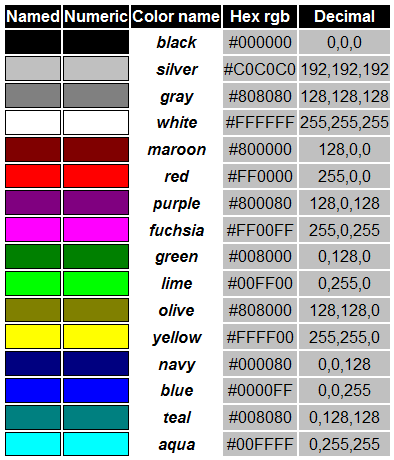
#> input picture hex_rgb.png, 394 x 460 px, given in place of the camera
$ python object_detection.py   (older library calls are emulated)
#> lines starting #> are read from the running program, lines starting #| are printed output that depends on the picture; after the words box and inside, x2 and y2 are one past the last pixel; in counts of white or black regions, pixels touching at a corner belong together

import cv2
import imutils
import numpy as np
from collections import deque
import time
import math

# Define HSV colour range for black colour objects
blackLower = (0, 0, 0)
blackUpper = (52, 42, 60)

# Used in deque structure to store no. of given buffer points
buffer = 35

# Points deque structure storing 'buffer' no. of object coordinates
pts = deque(maxlen=buffer)

# Start video capture
video_capture = cv2.VideoCapture(0)

# Sleep for 2 seconds to let camera initialize properly.
time.sleep(2)

# Loop until OpenCV window is not closed
while True:
    # Store the readed frame in frame, ret defines return value
    ret, frame = video_capture.read()
#> frame is the input picture: shape (460, 394, 3); mean B, G, R 168.5, 168.3, 168.3
    # Flip the frame to avoid mirroring effect
    frame = cv2.flip(frame, 1)
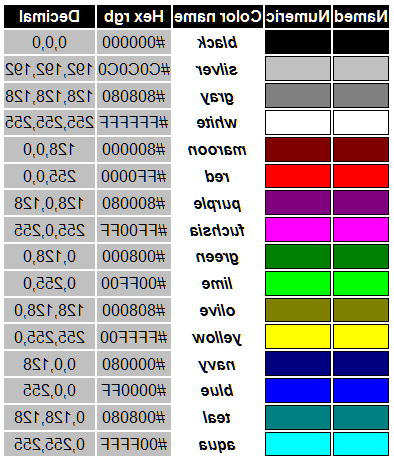
#> frame: shape (460, 394, 3); mean B, G, R 168.5, 168.3, 168.3
    # Resize the given frame to a 600*600 window
    frame = imutils.resize(frame, width=600)
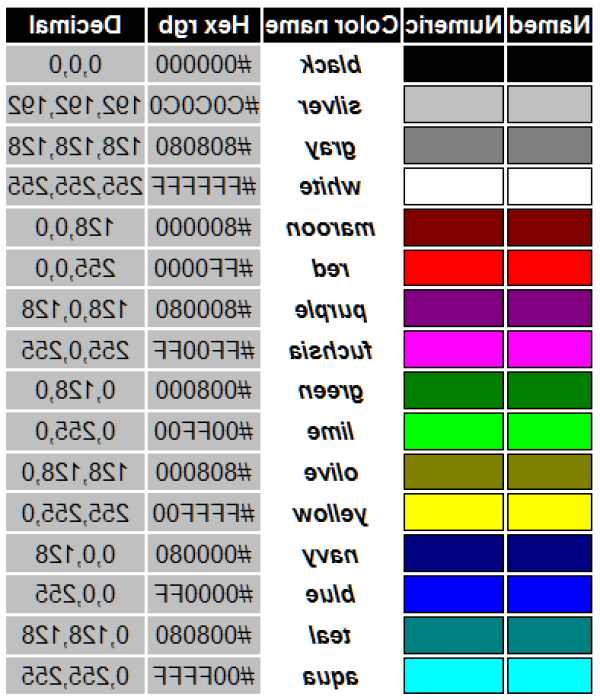
#> frame: shape (700, 600, 3); mean B, G, R 168.4, 168.3, 168.3
    # Blur the frame using Gaussian Filter of kernel size 5, to remove excessivve noise
    blurred_frame = cv2.GaussianBlur(frame, (5, 5), 0)
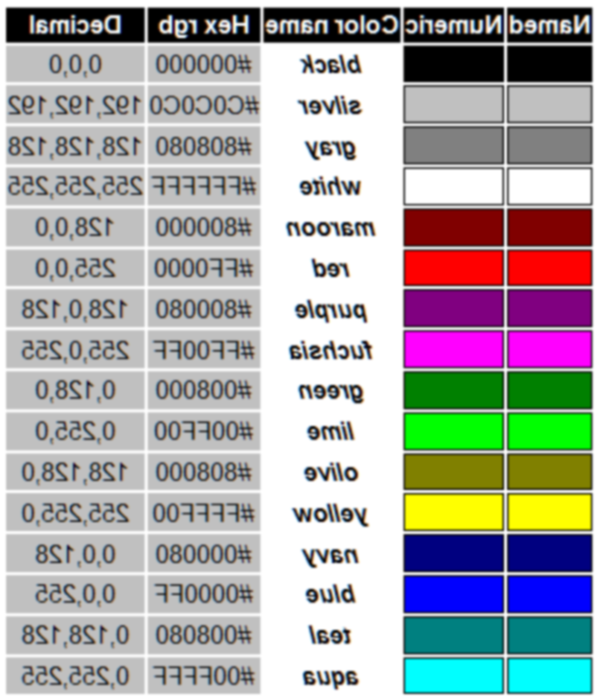
#> blurred_frame: shape (700, 600, 3); mean B, G, R 168.4, 168.3, 168.3
    # Convert the frame to HSV, as HSV allow better segmentation.
    hsv_converted_frame = cv2.cvtColor(blurred_frame, cv2.COLOR_BGR2HSV)
#> hsv_converted_frame: shape (700, 600, 3); mean H, S, V 31.3, 57.5, 187.9

    # Create a mask for the frame, showing green values
    mask = cv2.inRange(hsv_converted_frame, blackLower, blackUpper)
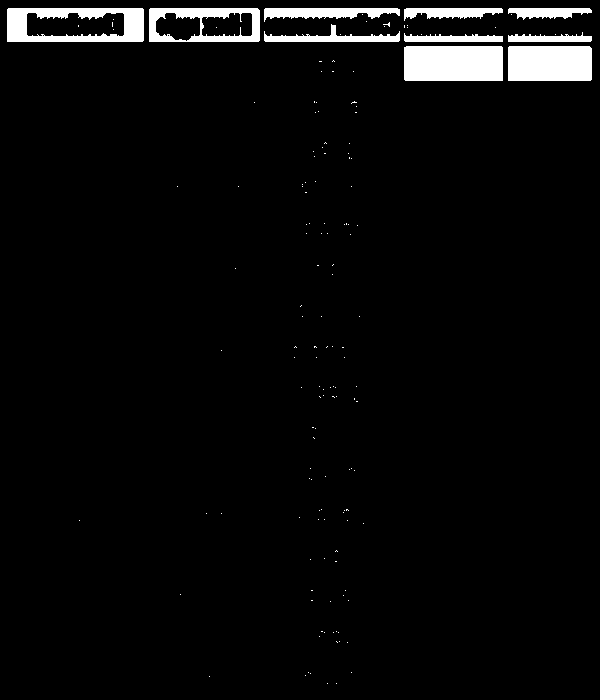
#> mask: shape (700, 600); 3.8% white; 148 white regions (138 under 20 px), largest, box (x1, y1, x2, y2) and area: (404, 46, 503, 81) 3461, (508, 46, 592, 81) 2935, (7, 8, 144, 42) 2762
    # Erode the masked output to delete small white dots present in the masked image
    mask = cv2.erode(mask, None, iterations=2)
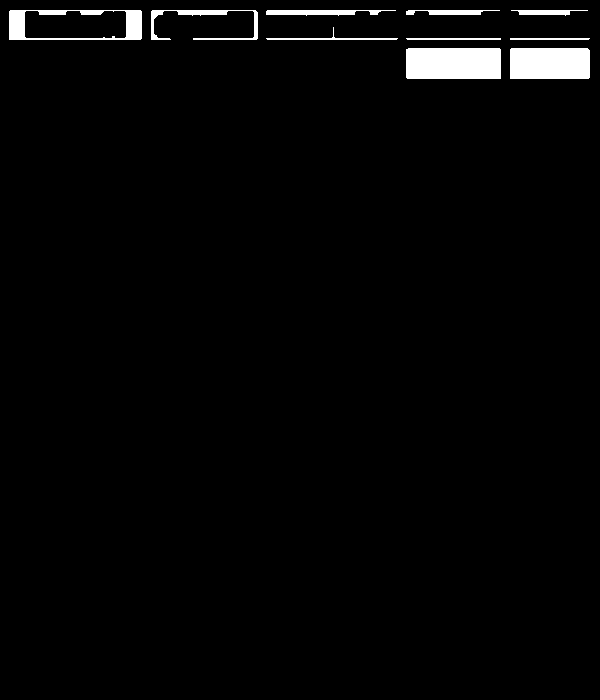
#> mask: shape (700, 600); 2.2% white; 10 white regions, largest, box (x1, y1, x2, y2) and area: (406, 48, 501, 79) 2941, (510, 48, 590, 79) 2475, (9, 10, 142, 40) 1471
    # Dilate the resultant image to restore our target
    mask = cv2.dilate(mask, None, iterations=2)
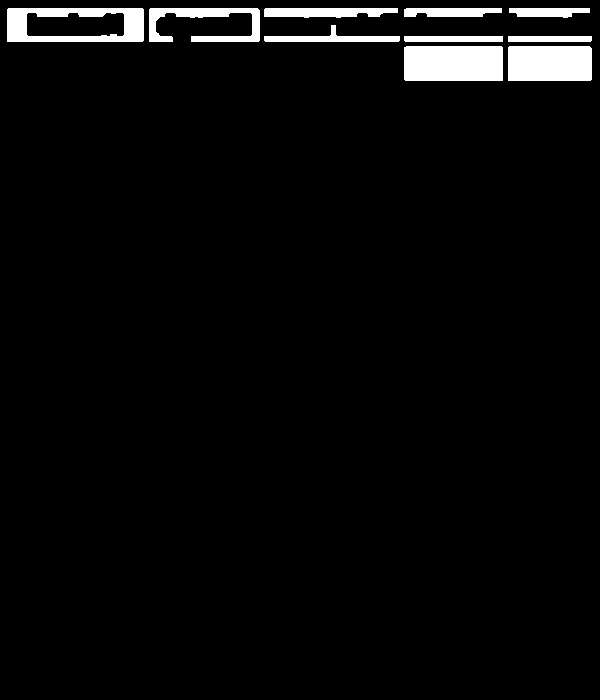
#> mask: shape (700, 600); 3.6% white; 10 white regions

    # Display the masked output in a different window
    cv2.imshow('Masked Output', mask)

    # Find all contours in the masked image
    contours, hierarchy = cv2.findContours(mask.copy(), cv2.RETR_TREE, cv2.CHAIN_APPROX_SIMPLE)
#> contours = 11 contours; largest, box (x1, y1, x2, y2) and area: (7, 8, 144, 42) 4486, (404, 46, 503, 81) 3330, (508, 46, 592, 81) 2819, (26, 12, 125, 37) 2093, (149, 8, 260, 42) 1493
    # _, contours, _ = cv2.findContours(mask.copy(), cv2.RETR_EXTERNAL, cv2.CHAIN_APPROX_SIMPLE)
    # _, contours, _ = cv2.findContours(skin_ycrcb, cv2.RETR_EXTERNAL, cv2.CHAIN_APPROX_SIMPLE)

    # Define center of the ball to be detected as None
    center = None

    # If any object is detected, then only proceed
    if (len(contours)) > 0:
        # Find the contour with maximum area
        c = max(contours, key=cv2.contourArea)
#> c = [[8, 8], [7, 9], [7, 41], [142, 41], [143, 40], [143, 9], [142, 8]]
        # Find the center of the circle, and its radius of the largest detected contour.
        ((x, y), radius) = cv2.minEnclosingCircle(c)
#> x = 75; y = 25; radius = 69.86

        # Calculate the centroid of the ball, as we need to draw a circle around it.
        M = cv2.moments(c)
#> M = moments, m00 4486.5, centre m10/m00, m01/m00 = (74.99, 24.5)
        center = (int(M['m10'] / M['m00']), int(M['m01'] / M['m00']))
#> center = (74, 24)

        # Proceed only if a ball of considerable size is detected
        if radius > 5:
            # Draw circles around the object as well as its centre
            cv2.circle(frame, (int(x), int(y)), int(radius), (0, 255, 255), 2)
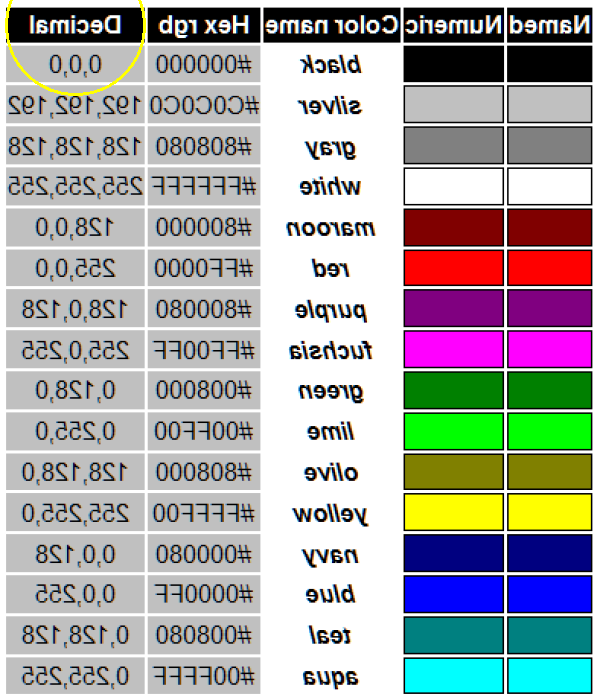
#> frame: shape (700, 600, 3); 0.19% of pixels changed, all inside (x1, y1, x2, y2) = (5, 0, 146, 96)
            cv2.circle(frame, center, 5, (0, 255, 255), -1)
#> frame: shape (700, 600, 3); 0.02% of pixels changed, all inside (x1, y1, x2, y2) = (69, 19, 80, 30)

        # Append the detected object in the frame to pts deque structure
        pts.appendleft(center)

        # This function makes the trailing line behind the detected object
        for i in range(1, len(pts)):
            if pts[i - 1] is None or pts[i] is None:
                continue

            thickness = int(np.sqrt(buffer / float(i + 1)) * 2.5)
            cv2.line(frame, pts[i - 1], pts[i], (0, 0, 255), thickness)

    # Show the output frame
    cv2.imshow('Frame', frame)
    key = cv2.waitKey(1) & 0xFF
#> (key q is pressed here)

    # If q is pressed, close the window
    if (key == ord('q')):
        break
# After all the processing, release webcam and destroy all windows
video_capture.release()
cv2.destroyAllWindows()
